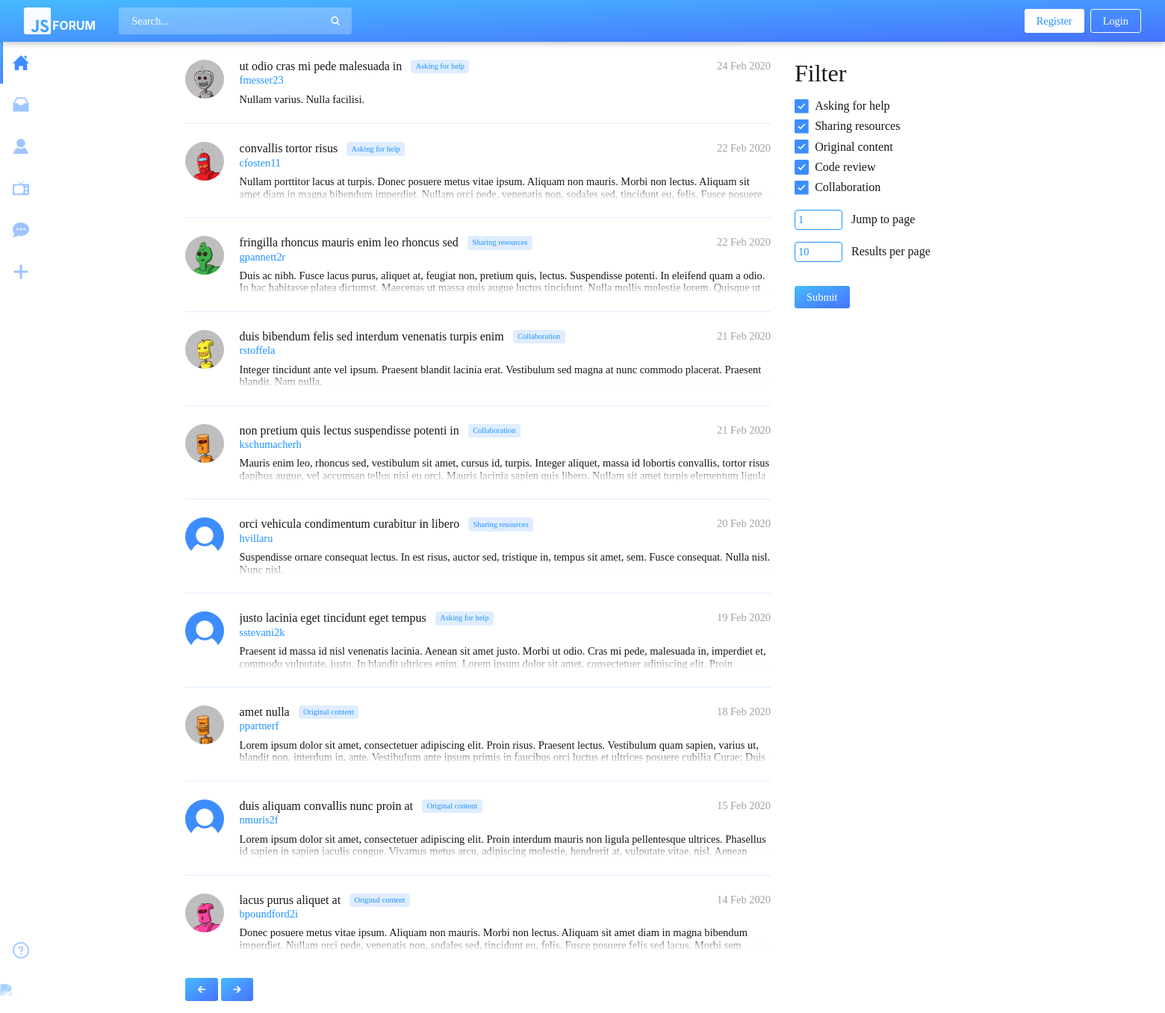
The page / on the database its author committed.
### tables this page shows
CREATE TABLE `posts` (
  `id` int(11) NOT NULL,
  `title` varchar(255) NOT NULL,
  `body` varchar(1024) NOT NULL,
  `has_img` tinyint(1) NOT NULL DEFAULT 0,
  `views` int(11) NOT NULL,
  `category` int(11) NOT NULL,
  `author` int(11) NOT NULL,
  `replying_to` int(11) DEFAULT NULL,
  `creation_date` datetime NOT NULL DEFAULT current_timestamp()
);

CREATE TABLE `categories` (
  `id` int(11) NOT NULL,
  `name` varchar(255) NOT NULL
);

CREATE TABLE `users` (
  `id` int(11) NOT NULL,
  `first_name` varchar(255) NOT NULL,
  `last_name` varchar(255) NOT NULL,
  `username` varchar(255) NOT NULL,
  `email` varchar(255) NOT NULL,
  `password` varchar(255) NOT NULL,
  `default_profile_img` tinyint(1) NOT NULL,
  `default_cover_img` tinyint(1) NOT NULL,
  `reg_date` datetime NOT NULL DEFAULT current_timestamp()
);

### controller/db_connect.php (called while the page is built)
<?
require $_SERVER['DOCUMENT_ROOT'] . '/model/Database.php';
$db = new Database('localhost', 'root', '', 'forum');

### util/globals.php (called while the page is built, shortened)
<?
function get_p() {
    return (isset($_GET['p']) && preg_match('/^\d+$/',$_GET['p']) && $_GET['p']>0) ? $_GET['p'] : 1;
}
function get_l() {
    return (isset($_GET['l']) && preg_match('/^\d+$/',$_GET['l']) && $_GET['l']>0) ? $_GET['l'] : 10;
}
function get_c() {
    return (isset($_GET['c']) && preg_match('/^(\d,?)+$/',$_GET['c'])) ? explode(',', $_GET['c']) : null;
}

### view/template/post.phtml (the view)
<?
$author = $db->get_user_by_id($post['author']);
$is_message = isset($is_message) ? $is_message : null;
$is_full = isset($is_full) ? $is_full : null;
if (!$is_message) $category = $db->get_category($post['category']);
?>
<div class="post_item">
    <div class="post_item__details">
        <a href="/profile.php?u=<? echo $author['id'] ?>" class="post_item__profile_img"><? echo $db->get_user_img('profile_img', $author['id']) ?></a>
    </div>
    <div class="post_item__content">
        <div class="post_item__header">
            <div>
                <div class="post_item__title">
                    <a class="h4" <? if (!$is_message) { ?>href="/post.php?p=<? echo $post['id'] ?>"<? } ?>><? echo $post['title'] ?></a>
                    <? if (!$is_message) { ?>
                        <a href="?c=<? echo $category['id'] ?>" class="post_item__category"><? echo $category['name'] ?></a>
                    <? } ?>
                </div>
                <a class="post_item__author" href="/profile.php?u=<? echo $author['id'] ?>"><? echo $author['username'] ?></a>
            </div>
            <?
            $phpdate = strtotime($post['creation_date']);
            $mysqldate = date('d M Y', $phpdate);
            ?>
            <p class="post_item__date"><? echo $mysqldate ?></p>
        </div>
        <a <? if (!$is_message) { ?>href="/post.php?p=<? echo $post['id'] ?>"<? } ?> class="post_item__body <? if (!$is_full) echo 'trunc' ?>"><? echo $post['body'] ?></a>
    </div>
</div>

### view/index.phtml
<?
require 'view/template/header.phtml';
require 'view/template/top_bar.phtml';
require 'view/template/nav.phtml';
$categories = $db->get_categories();
$c = get_c();
$p = get_p();
$l = get_l();
?>
<main>
  <div class="page_split_left">
    <div class="post_list">
      <?
        $posts = $db->get_posts($p, $l, $c);
        if ($posts->num_rows > 0) {
          while ($post = $db->fetch_from($posts)) {
            require 'view/template/post.phtml';
          }
        } else {
          echo 'No posts to show';
        }
      ?>
      <br><br>
      <? $c_string = isset($_GET['c']) ? $_GET['c'] : ''; ?>
      <a href="<? echo "?c=$c_string&p=".($p-1>0?$p-1:1)."&l=$l" ?>" class="button style3">🡰</a>
      <a href="<? echo "?c=$c_string&p=".($p+1)."&l=$l" ?>" class="button style3">🡲</a>
    </div>
  </div>
  <div class="page_split_right">
    <h2>Filter</h2>
    <form action="controller/filter_posts.php" method="POST">
      <div class="checkbox_wrapper">
        <? while ($category = $db->fetch_from($categories)) { ?>
          <div class="checkbox">
            <input type="checkbox" <? if (!$c || in_array($category['id'], $c)) echo 'checked' ?> name="<? echo $category['id'] ?>">
            <span><? echo $category['name'] ?></span>
          </div>
        <? } ?>
      </div>
      <div>
        <input name="page_num" type="number" min="1" class="style1" value="<? echo $p ?>">
        <label>Jump to page</label>
      </div>
      <div>
        <input name="page_len" type="number" min="1" class="style1" value="<? echo $l ?>">
        <label>Results per page</label>
      </div>
      <button type="submit" class="style3" name="filter_submit">Submit</button>
    </form>
  </div>
</main>
<? require 'view/template/footer.phtml' ?>

### model/Database.php (shortened to what this page needs)
<?
class Database {
  private $conn;
  public function __construct($host, $user, $pass, $db) {
    $mysqli = new mysqli($host, $user, $pass, $db);
    if ($mysqli->connect_errno) {
      send_error($mysqli->connect_error, '/');
    } else {
      $this->conn = $mysqli;
    }
  }
  public function query_handler($exec_only, $single_row, $sql, $param_binds, ...$params) {
    $stmt = mysqli_stmt_init($this->conn);
    if (mysqli_stmt_prepare($stmt, $sql)) {
      if ($param_binds) {
        if (!mysqli_stmt_bind_param($stmt, $param_binds, ...$params)) {
          send_error(mysqli_stmt_error($stmt), '/');
        }
      }
      $success = mysqli_stmt_execute($stmt);
      if ($success && $exec_only) {
        mysqli_stmt_close($stmt);
        return true;
      } else {
        if ($success) {
          $result = mysqli_stmt_get_result($stmt);
          if ($single_row) {
            return mysqli_fetch_array($result);
          } else {
            return $result;
          }
        } else {
          send_error(mysqli_stmt_error($stmt), '/');
        }
      }
    } else {
      send_error(mysqli_stmt_error($stmt), '/');
    }
  }
  public function query($sql, $param_binds = null, ...$params) {
    return $this->query_handler(false, false, $sql, $param_binds, ...$params);
  }
  public function query_row($sql, $param_binds = null, ...$params) {
    return $this->query_handler(false, true, $sql, $param_binds, ...$params);
  }
  public function fetch_from($results) {
    return mysqli_fetch_array($results);
  }
  public function get_user_handler($by_id, $value) {
    $col = $by_id ? 'id' : 'username';
    $bind = $by_id ? 'i' : 's';
    return $this->query_row("SELECT * FROM users WHERE $col = ?", $bind, $value);
  }
  public function get_user_by_id($id) {
    return $this->get_user_handler(true, $id);
  }
  public function get_categories() {
    return $this->query('SELECT * FROM categories');
  }
  public function get_category($category_id) {
    return $this->query_row('SELECT * FROM categories WHERE id = ?', 'i', $category_id);
  }
  public function get_page($page_num, $page_len, $table, $columns=null, $conditionals=null) {
    $columns = $columns ? implode(',', $columns) : '*';
    $page_start = $page_len * ($page_num-1);
    return $this->query("SELECT $columns FROM $table $conditionals LIMIT $page_start, $page_len");
  }
  public function get_posts($page_num, $page_len, $categories=null) {
    $categories = $categories ? implode(',', $categories) : null;
    $conditionals = 'WHERE replying_to IS NULL';
    $conditionals .= ($categories ? " AND category IN ($categories)" : '') . ' ORDER BY creation_date DESC';
    return $this->get_page($page_num, $page_len, 'posts', null, $conditionals);
  }
  public function get_user_img($target, $uid) {
    $sql = "SELECT default_$target FROM users WHERE id = ?";
    $default = $this->query_row($sql, 'i', $uid)[0];
    $src = $default ? 'default.png' : $uid.'.jpg';
    return "<img src='static/img/$target/$src'".($default?"class='colour_by_theme'":'').">";
  }
}

### static/css/main.css (style rules this page uses)
:root { --top_bar_height: 3.5rem; --logo_height: 2.25rem; --box_shadow: 0 2px 8px 0 rgba(0, 0, 0, 0.25); --page_width: 70rem; --grey: #181818; --light_grey: #a1a1a1; }
* { font-family: Inter-Regular; color: var(--grey); box-sizing: border-box; }
body { height: 100vh; width: 100vw; margin: 0; overflow-x: hidden; position: relative; display: flex; justify-content: center; }
h2, .h2 { font-size: 2rem; font-weight: normal; font-family: Inter-Bold; margin: 0; margin-bottom: 1rem; }
h4, .h4 { font-size: 1rem; font-weight: normal; font-family: Inter-Bold; margin: 0; text-decoration: none; }
p { margin: 0; font-size: 0.9rem; }
main { position: absolute; top: var(--top_bar_height); left: var(--top_bar_height); height: calc(100vh - var(--top_bar_height)); width: calc(100vw - var(--top_bar_height)); background-color: white; box-sizing: border-box; overflow-y: auto; display: flex; justify-content: center; z-index: 0; }
.checkbox { display: flex; align-items: center; margin-bottom: 0.5rem; }
.checkbox input { width: 1.2rem; height: 1.2rem; margin-right: 0.5rem; position: relative; background-color: white !important; }
.checkbox input::before, .checkbox input::after { content: ""; position: absolute; top: 0; left: 0; width: 1.2rem; height: 1.2rem; overflow: hidden; border-radius: 2px; }
.checkbox input::after { background-color: white; z-index: 0; }
.checkbox input::before { background-image: url("../img/icon/checkbox_unchecked.svg"); background-position: center; background-repeat: no-repeat; background-size: 100%; filter: var(--colour_by_theme); z-index: 1; }
.checkbox input:checked::before { background-image: url("../img/icon/checkbox_checked.svg"); }
.page_split_left, .page_split_right, .page { padding: 1.5rem 0; }
.page_split_left { margin-right: 1rem; width: 100%; max-width: 49rem; }
.page_split_right { margin-left: 1rem; width: 100%; max-width: 19rem; position: sticky; top: 0; }
input { border: none; padding: 0.5rem; outline: none; background-color: transparent; }
input, button, .button { font-size: 0.9rem; line-height: 0; display: inline-block; }
button[type="submit"], input[type="submit"] { margin-top: 1rem; }
.colour_by_theme { filter: var(--colour_by_theme); }
.input, .checkbox_wrapper { margin-bottom: 1.25rem; }
input.style1 { border-bottom: 1px solid var(--theme); margin-bottom: 1rem; color: var(--theme); }
input.style1::placeholder { color: var(--theme); }
.button, button, input[type="file"]::after { border: none; padding: 0.5rem 1rem; text-decoration: none; cursor: pointer; line-height: 1rem; }
.button.style3, button.style3, input[type="file"]::after { color: white; background: var(--theme_gradient); border-radius: 0.2rem; padding: 0.45rem 1rem; }
input[type="number"] { width: 4rem; border: 1px solid var(--theme); margin-right: 0.5rem; border-radius: 0.25rem; padding: 0.25rem; background-color: white; }

### static/css/red_theme.css (style rules this page uses)
:root { --theme: #ff5e5a; --theme_gradient: linear-gradient(to bottom right, #fd7272, #fa3a3a); --theme_light: rgb(255, 198, 198); --theme_shadow: 0 2px 6px 0 rgba(170, 0, 0, 0.25); --colour_by_theme: invert(75%) sepia(1) saturate(500%) brightness(170%) hue-rotate(315deg); }

### static/css/default_theme.css (style rules this page uses)
:root { --theme: #1f91ff; --theme_gradient: linear-gradient(to bottom right, #47bbff, #4671ff); --theme_light: #dfedff; --theme_background: #f6fbff; --theme_shadow: 0 2px 4px 0 rgba(0, 88, 170, 0.25); --colour_by_theme: invert(75%) sepia(1) saturate(500%) brightness(170%) hue-rotate(180deg); }

### rows shown on the page
posts: shows a picture, title "ut odio cras mi pede malesuada in", category.name "Asking for help", author.username "fmesser23", creation_date "24 Feb 2020", body "Nullam varius. Nulla facilisi."
posts: shows a picture, title "convallis tortor risus", category.name "Asking for help", author.username "cfosten11", creation_date "22 Feb 2020", body "Nullam porttitor lacus at turpis. Donec posuere metus vitae ipsum. Aliquam non mauris. Morbi non lectus. Aliquam sit amet diam in magna bibendum imperdiet. Nullam orci pede, venenatis non, sodales sed, tincidunt eu, felis. Fusce posuere…"
posts: shows a picture, title "fringilla rhoncus mauris enim leo rhoncus sed", category.name "Sharing resources", author.username "gpannett2r", creation_date "22 Feb 2020", body "Duis ac nibh. Fusce lacus purus, aliquet at, feugiat non, pretium quis, lectus. Suspendisse potenti. In eleifend quam a odio. In hac habitasse platea dictumst. Maecenas ut massa quis augue luctus tincidunt. Nulla mollis molestie lorem. Quisque ut…"
posts: shows a picture, title "duis bibendum felis sed interdum venenatis turpis enim", category.name "Collaboration", author.username "rstoffela", creation_date "21 Feb 2020", body "Integer tincidunt ante vel ipsum. Praesent blandit lacinia erat. Vestibulum sed magna at nunc commodo placerat. Praesent blandit. Nam nulla."
posts: shows a picture, title "non pretium quis lectus suspendisse potenti in", category.name "Collaboration", author.username "kschumacherh", creation_date "21 Feb 2020", body "Mauris enim leo, rhoncus sed, vestibulum sit amet, cursus id, turpis. Integer aliquet, massa id lobortis convallis, tortor risus dapibus augue, vel accumsan tellus nisi eu orci. Mauris lacinia sapien quis libero. Nullam sit amet turpis elementum ligula…"
posts: title "orci vehicula condimentum curabitur in libero", category.name "Sharing resources", author.username "hvillaru", creation_date "20 Feb 2020", body "Suspendisse ornare consequat lectus. In est risus, auctor sed, tristique in, tempus sit amet, sem. Fusce consequat. Nulla nisl. Nunc nisl."
posts: title "justo lacinia eget tincidunt eget tempus", category.name "Asking for help", author.username "sstevani2k", creation_date "19 Feb 2020", body "Praesent id massa id nisl venenatis lacinia. Aenean sit amet justo. Morbi ut odio. Cras mi pede, malesuada in, imperdiet et, commodo vulputate, justo. In blandit ultrices enim. Lorem ipsum dolor sit amet, consectetuer adipiscing elit. Proin…"
posts: shows a picture, title "amet nulla", category.name "Original content", author.username "ppartnerf", creation_date "18 Feb 2020", body "Lorem ipsum dolor sit amet, consectetuer adipiscing elit. Proin risus. Praesent lectus. Vestibulum quam sapien, varius ut, blandit non, interdum in, ante. Vestibulum ante ipsum primis in faucibus orci luctus et ultrices posuere cubilia Curae; Duis…"
posts: title "duis aliquam convallis nunc proin at", category.name "Original content", author.username "nmuris2f", creation_date "15 Feb 2020", body "Lorem ipsum dolor sit amet, consectetuer adipiscing elit. Proin interdum mauris non ligula pellentesque ultrices. Phasellus id sapien in sapien iaculis congue. Vivamus metus arcu, adipiscing molestie, hendrerit at, vulputate vitae, nisl. Aenean…"
posts: shows a picture, title "lacus purus aliquet at", category.name "Original content", author.username "bpoundford2i", creation_date "14 Feb 2020", body "Donec posuere metus vitae ipsum. Aliquam non mauris. Morbi non lectus. Aliquam sit amet diam in magna bibendum imperdiet. Nullam orci pede, venenatis non, sodales sed, tincidunt eu, felis. Fusce posuere felis sed lacus. Morbi sem…"
categories: name "Asking for help"
categories: name "Sharing resources"
categories: name "Original content"
categories: name "Code review"
categories: name "Collaboration"
